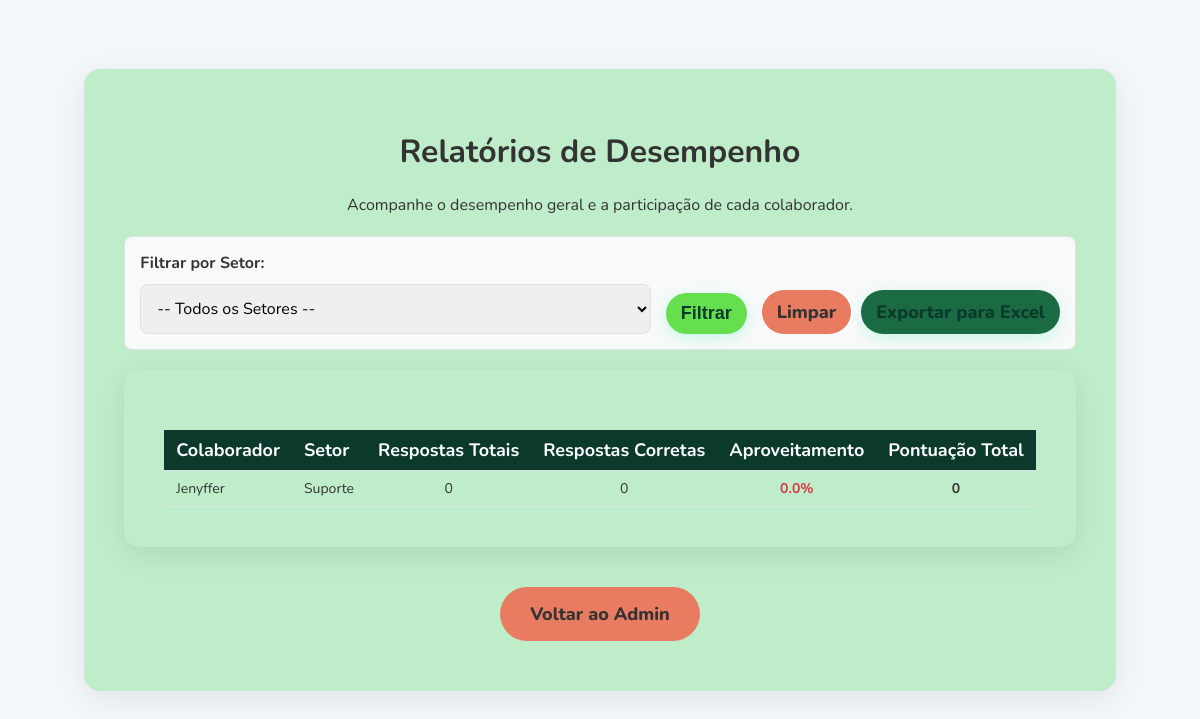
The app's page /admin/relatorios (signed in) with its own data.
### app.py (models this page shows)
class Usuario(db.Model):
    id = db.Column(db.Integer, primary_key=True)
    nome = db.Column(db.String(100), nullable=False)
    email = db.Column(db.String(120), unique=True, nullable=True)
    codigo_acesso = db.Column(db.String(4), unique=True, nullable=False)
    departamento_id = db.Column(db.Integer, db.ForeignKey('departamento.id'), nullable=False)
    respostas = db.relationship('Resposta', backref='usuario', lazy=True)

### app.py (the view)
@app.route('/admin/relatorios')
def pagina_relatorios():
    if not session.get('admin_logged_in'):
        return redirect(url_for('pagina_admin'))
    depto_selecionado_id = request.args.get('departamento_id', type=int)
    departamentos = Departamento.query.order_by(Departamento.nome).all()
    dados_relatorio = _gerar_dados_relatorio(depto_selecionado_id)
    return render_template('relatorios.html',
                           relatorios=dados_relatorio,
                           departamentos=departamentos,
                           depto_selecionado_id=depto_selecionado_id)

### app.py (called while the page is built)
@app.context_processor
def utility_processor():
    return dict(get_texto_da_opcao=get_texto_da_opcao)

### templates/relatorios.html (shortened to what this page needs)
{% extends 'base.html' %}
{% block content %}
<div class="dashboard-container" style="max-width: 1000px; text-align: left;">
    <h1 style="text-align: center;">Relatórios de Desempenho</h1>
    <p style="text-align: center;">Acompanhe o desempenho geral e a participação de cada colaborador.</p>
    <div style="background-color: #f8f9fa; padding: 15px; border-radius: 8px; margin: 20px 0; border: 1px solid #dee2e6;">
    <div style="display: flex; align-items: flex-end; flex-wrap: wrap; gap: 15px;">
        <form method="get" action="{{ url_for('pagina_relatorios') }}" style="display: flex; align-items: center; gap: 15px; flex-grow: 1;">
            <div style="flex: 1 1 300px;">
                <label for="filtro_setor" style="font-weight: bold;">Filtrar por Setor:</label>
                <select name="departamento_id" onchange="this.form.submit()" style="width: 100%;">
                    <option value="">-- Todos os Setores --</option>
                </select>
            </div>
            <div style="align-self: flex-end;">
                <button type="submit" class="btn" style="padding: 10px 15px; margin: 0;">Filtrar</button>
            </div>
        </form>
        <div style="align-self: flex-end; display: flex; gap: 10px;">
            <a href="{{ url_for('pagina_relatorios') }}" class="btn btn-secondary" style="padding: 10px 15px; margin: 0;">Limpar</a>
            <a href="{{ url_for('exportar_relatorios', departamento_id=depto_selecionado_id) }}" class="btn" style="background-color: #1a6a43; padding: 10px 15px; margin: 0;">Exportar para Excel</a>
        </div>
    </div>
</div>
    <div class="ranking-container" style="max-width: 100%; overflow-x: auto;">
        <table class="preview-table">
            <thead>
                <tr>
                    <th>Colaborador</th>
                    <th>Setor</th>
                    <th>Respostas Totais</th>
                    <th>Respostas Corretas</th>
                    <th>Aproveitamento</th>
                    <th>Pontuação Total</th>
                </tr>
            </thead>
            <tbody>
                {% for relatorio in relatorios %}
                <tr>
                    <td>{{ relatorio.nome }}</td>
                    <td>{{ relatorio.setor }}</td>
                    <td style="text-align: center;">{{ relatorio.total_respostas }}</td>
                    <td style="text-align: center;">{{ relatorio.respostas_corretas }}</td>
                    <td style="text-align: center;">
                        <strong style="color: {% if relatorio.aproveitamento >= 80 %}#28a745{% elif relatorio.aproveitamento >= 50 %}#ffc107{% else %}#dc3545{% endif %};">
                            {{ "%.1f"|format(relatorio.aproveitamento) }}%
                        </strong>
                    </td>
                    <td style="text-align: center; font-weight: bold;">{{ relatorio.pontuacao_total }}</td>
                </tr>
                {% else %}
                <tr>
                    <td colspan="6" style="text-align: center;">Nenhum dado encontrado para os filtros selecionados.</td>
                </tr>
                {% endfor %}
            </tbody>
        </table>
    </div>
    <div style="text-align: center; margin-top: 30px;">
        <a href="{{ url_for('pagina_admin') }}" class="btn btn-secondary">Voltar ao Admin</a>
    </div>
</div>
{% endblock %}

### templates/base.html (shortened to what this page needs)
<!DOCTYPE html>
<html lang="pt-br">
<head>
</head>
<body>
    {% block content %}{% endblock %}
</body>
</html>

### templates/base.html (style rules this page uses)
:root { --cor-primaria: #0B3A2D; --cor-acento: #66df4e; --cor-acento-hover: #00D294; --cor-fundo: #f4f7fa; --cor-texto: #333333; --cor-texto-claro: #ffffff; --cor-borda: #dee2e6; }
body { font-family: 'Nunito', sans-serif; background-color: var(--cor-fundo); color: var(--cor-texto); margin: 0; padding: 20px; display: flex; justify-content: center; align-items: center; min-height: 90vh; }
.btn { display: inline-block; text-decoration: none; background-color: var(--cor-acento); color: var(--cor-primaria); font-weight: 800; padding: 15px 30px; margin: 10px; border-radius: 50px; font-size: 18px; transition: all 0.3s ease; border: none; cursor: pointer; box-shadow: 0 4px 15px rgba(0, 245, 171, 0.2); }
.btn-secondary { background-color: #e97c60; color: var(--cor-texto); box-shadow: none; }
a { color: var(--cor-primaria); font-weight: 700; text-decoration: none; }
.login-container, .dashboard-container, .ranking-container, .quiz-container { background: rgb(191, 236, 201); padding: 40px; border-radius: 16px; box-shadow: 0 8px 30px rgba(0,0,0,0.08); text-align: center; }
input[type="password"], input[type="text"], input[type="number"], input[type="email"], textarea, select { padding: 12px; margin-top: 10px; width: 100%; border: 1px solid var(--cor-borda); border-radius: 8px; font-family: 'Nunito', sans-serif; font-size: 16px; box-sizing: border-box; }
.ranking-container table { width: 100%; border-collapse: collapse; margin-top: 20px; }
.ranking-container th, .ranking-container td { padding: 15px; text-align: left; border-bottom: 1px solid var(--cor-borda); }
.ranking-container th { background-color: var(--cor-primaria); color: var(--cor-texto-claro); font-size: 18px; }
.preview-table { text-align: left; font-size: 14px; }
.preview-table th, .preview-table td { white-space: nowrap; padding: 8px 12px; }

### records on screen
Usuario: nome "Jenyffer", setor "Suporte", total_respostas "0", respostas_corretas "0", aproveitamento "0.0", pontuacao_total "0"
